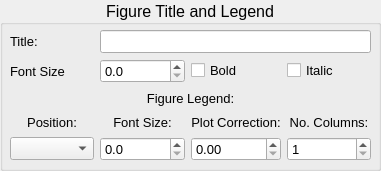
   <widget class="QGroupBox" name="groupBox_4">
    <property name="geometry">
     <rect>
      <x>770</x>
      <y>120</y>
      <width>381</width>
      <height>171</height>
     </rect>
    </property>
    <property name="font">
     <font>
      <family>Arial</family>
      <pointsize>12</pointsize>
     </font>
    </property>
    <property name="title">
     <string>Figure Title and Legend</string>
    </property>
    <property name="alignment">
     <set>Qt::AlignCenter</set>
    </property>
    <widget class="QWidget" name="gridLayoutWidget_2">
     <property name="geometry">
      <rect>
       <x>10</x>
       <y>30</y>
       <width>361</width>
       <height>131</height>
      </rect>
     </property>
     <layout class="QGridLayout" name="gridLayout_2" rowstretch="1,1,1,1,0">
      <item row="3" column="1">
       <widget class="QLabel" name="label_49">
        <property name="font">
         <font>
          <pointsize>10</pointsize>
         </font>
        </property>
        <property name="text">
         <string>Font Size:</string>
        </property>
        <property name="alignment">
         <set>Qt::AlignCenter</set>
        </property>
       </widget>
      </item>
      <item row="1" column="1">
       <widget class="QDoubleSpinBox" name="doubleSpinBox_4">
        <property name="font">
         <font>
          <pointsize>10</pointsize>
         </font>
        </property>
        <property name="decimals">
         <number>1</number>
        </property>
        <property name="singleStep">
         <double>0.100000000000000</double>
        </property>
       </widget>
      </item>
      <item row="4" column="1">
       <widget class="QDoubleSpinBox" name="doubleSpinBox_2">
        <property name="font">
         <font>
          <pointsize>10</pointsize>
         </font>
        </property>
        <property name="decimals">
         <number>1</number>
        </property>
        <property name="singleStep">
         <double>0.100000000000000</double>
        </property>
       </widget>
      </item>
      <item row="1" column="0">
       <widget class="QLabel" name="label_47">
        <property name="font">
         <font>
          <pointsize>10</pointsize>
         </font>
        </property>
        <property name="text">
         <string>Font Size</string>
        </property>
       </widget>
      </item>
      <item row="3" column="2">
       <widget class="QLabel" name="label_50">
        <property name="font">
         <font>
          <pointsize>10</pointsize>
         </font>
        </property>
        <property name="text">
         <string>Plot Correction:</string>
        </property>
        <property name="alignment">
         <set>Qt::AlignCenter</set>
        </property>
       </widget>
      </item>
      <item row="3" column="3">
       <widget class="QLabel" name="label_51">
        <property name="font">
         <font>
          <pointsize>10</pointsize>
         </font>
        </property>
        <property name="text">
         <string>No. Columns:</string>
        </property>
        <property name="alignment">
         <set>Qt::AlignCenter</set>
        </property>
       </widget>
      </item>
      <item row="4" column="0">
       <widget class="QComboBox" name="comboBox_2">
        <property name="font">
         <font>
          <pointsize>10</pointsize>
         </font>
        </property>
       </widget>
      </item>
      <item row="3" column="0">
       <widget class="QLabel" name="label_48">
        <property name="font">
         <font>
          <pointsize>10</pointsize>
         </font>
        </property>
        <property name="text">
         <string>Position:</string>
        </property>
        <property name="alignment">
         <set>Qt::AlignCenter</set>
        </property>
       </widget>
      </item>
      <item row="4" column="2">
       <widget class="QDoubleSpinBox" name="doubleSpinBox_3">
        <property name="font">
         <font>
          <pointsize>10</pointsize>
         </font>
        </property>
        <property name="singleStep">
         <double>0.010000000000000</double>
        </property>
       </widget>
      </item>
      <item row="1" column="2">
       <widget class="QCheckBox" name="checkBox">
        <property name="font">
         <font>
          <pointsize>10</pointsize>
         </font>
        </property>
        <property name="text">
         <string>Bold</string>
        </property>
       </widget>
      </item>
      <item row="4" column="3">
       <widget class="QSpinBox" name="spinBox_3">
        <property name="font">
         <font>
          <pointsize>10</pointsize>
         </font>
        </property>
        <property name="minimum">
         <number>1</number>
        </property>
       </widget>
      </item>
      <item row="0" column="0">
       <widget class="QLabel" name="label_45">
        <property name="font">
         <font>
          <pointsize>10</pointsize>
         </font>
        </property>
        <property name="text">
         <string>Title:</string>
        </property>
       </widget>
      </item>
      <item row="0" column="1" colspan="3">
       <widget class="QLineEdit" name="lineEdit_5">
        <property name="font">
         <font>
          <pointsize>10</pointsize>
         </font>
        </property>
       </widget>
      </item>
      <item row="1" column="3">
       <widget class="QCheckBox" name="checkBox_2">
        <property name="font">
         <font>
          <pointsize>10</pointsize>
         </font>
        </property>
        <property name="text">
         <string>Italic</string>
        </property>
       </widget>
      </item>
      <item row="2" column="0" colspan="4">
       <widget class="QLabel" name="label_55">
        <property name="font">
         <font>
          <pointsize>10</pointsize>
         </font>
        </property>
        <property name="text">
         <string>Figure Legend:</string>
        </property>
        <property name="alignment">
         <set>Qt::AlignCenter</set>
        </property>
       </widget>
      </item>
     </layout>
    </widget>
   </widget>
